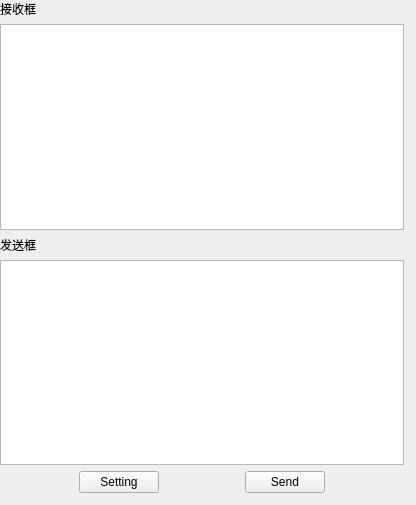
<?xml version="1.0" encoding="UTF-8"?>
<ui version="4.0">
 <class>MainForm</class>
 <widget class="QWidget" name="MainForm">
  <property name="geometry">
   <rect>
    <x>0</x>
    <y>0</y>
    <width>416</width>
    <height>505</height>
   </rect>
  </property>
  <property name="sizePolicy">
   <sizepolicy hsizetype="Preferred" vsizetype="Preferred">
    <horstretch>2</horstretch>
    <verstretch>0</verstretch>
   </sizepolicy>
  </property>
  <property name="windowTitle">
   <string>Form</string>
  </property>
  <layout class="QVBoxLayout" name="verticalLayout">
   <property name="leftMargin">
    <number>0</number>
   </property>
   <property name="topMargin">
    <number>0</number>
   </property>
   <property name="rightMargin">
    <number>12</number>
   </property>
   <property name="bottomMargin">
    <number>12</number>
   </property>
   <item>
    <layout class="QVBoxLayout" name="verticalLayout_2">
     <item>
      <widget class="QLabel" name="label">
       <property name="text">
        <string>接收框</string>
       </property>
      </widget>
     </item>
     <item>
      <widget class="QTextBrowser" name="TB_RecShow"/>
     </item>
     <item>
      <widget class="QLabel" name="label_2">
       <property name="text">
        <string>发送框</string>
       </property>
      </widget>
     </item>
     <item>
      <widget class="QTextEdit" name="TE_Textin"/>
     </item>
    </layout>
   </item>
   <item>
    <layout class="QHBoxLayout" name="horizontalLayout">
     <item>
      <spacer name="horizontalSpacer_2">
       <property name="orientation">
        <enum>Qt::Horizontal</enum>
       </property>
       <property name="sizeHint" stdset="0">
        <size>
         <width>40</width>
         <height>20</height>
        </size>
       </property>
      </spacer>
     </item>
     <item>
      <widget class="QPushButton" name="PB_Setting">
       <property name="text">
        <string>Setting</string>
       </property>
      </widget>
     </item>
     <item>
      <spacer name="horizontalSpacer">
       <property name="orientation">
        <enum>Qt::Horizontal</enum>
       </property>
       <property name="sizeHint" stdset="0">
        <size>
         <width>40</width>
         <height>20</height>
        </size>
       </property>
      </spacer>
     </item>
     <item>
      <widget class="QPushButton" name="PB_Send">
       <property name="maximumSize">
        <size>
         <width>91</width>
         <height>16777215</height>
        </size>
       </property>
       <property name="text">
        <string>Send</string>
       </property>
      </widget>
     </item>
     <item>
      <spacer name="horizontalSpacer_3">
       <property name="orientation">
        <enum>Qt::Horizontal</enum>
       </property>
       <property name="sizeHint" stdset="0">
        <size>
         <width>40</width>
         <height>20</height>
        </size>
       </property>
      </spacer>
     </item>
    </layout>
   </item>
  </layout>
 </widget>
 <resources/>
 <connections/>
</ui>
